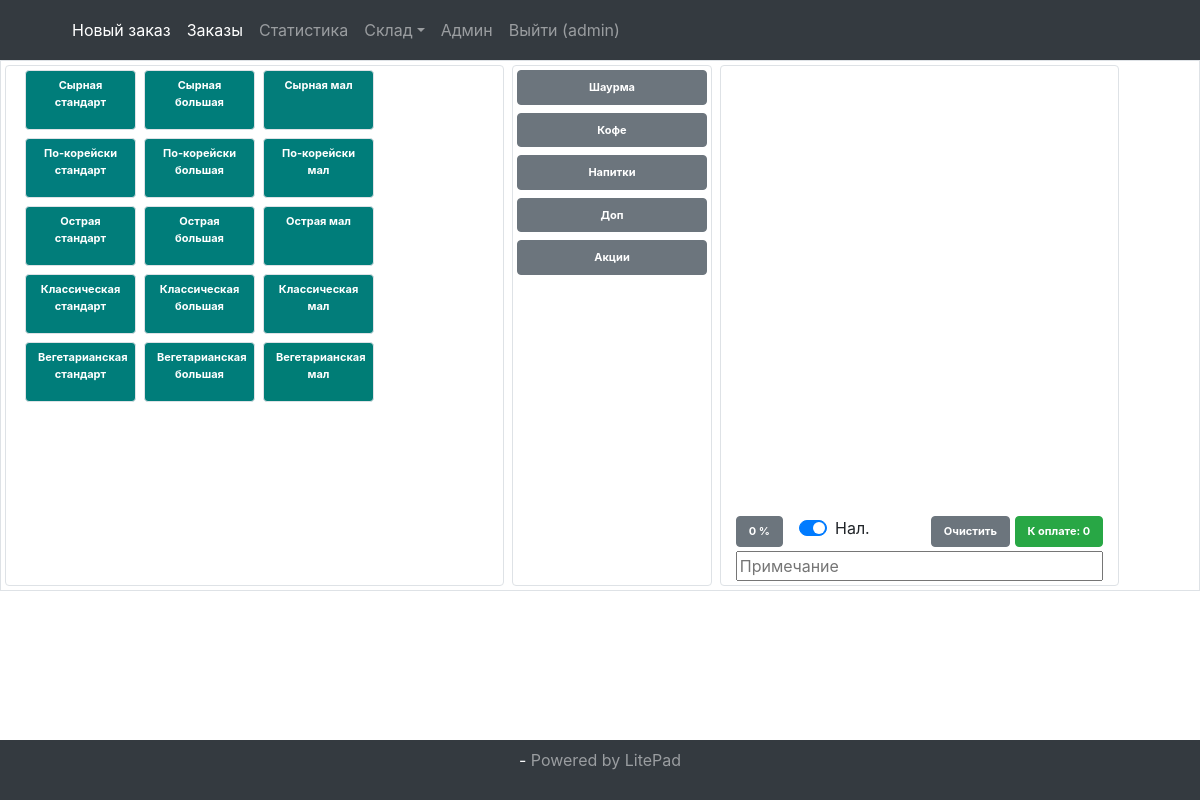
The app's page / (signed in) with its own data.
### orders/models.py (models this page shows, shortened)
class Product(models.Model):
    name = models.CharField(max_length=50, verbose_name='Название')
    description = models.CharField(max_length=150, blank=True, verbose_name='Описание')
    price = models.IntegerField(verbose_name='Цена')
    category = models.ForeignKey(ProductCategory, on_delete=models.CASCADE, verbose_name='Категория')
    color = ColorField(default='#6c757d')
    text_color = ColorField(default='#ffffff')
    class Meta:
        verbose_name = 'Продукт'
        verbose_name_plural = 'Продукты'

class ProductCategory(models.Model):
    name = models.CharField(max_length=50, verbose_name='Название')
    class Meta:
        verbose_name = 'Категория'
        verbose_name_plural = 'Категории'

### orders/views.py (the view)
# urls.py: path('', views.neworder),
def neworder(request):
    if request.method == 'POST':
        form = NewOrderForm(request.POST)
        if form.is_valid():
            order = Order.objects.create(**form.cleaned_data)
            for post_item in form.data:
                if post_item.isdigit():
                    OrderDetail.objects.create(order_id=order, product_id=Product.objects.get(pk=int(post_item)),
                                               count=int(form.data[post_item]))
    else:
        form = NewOrderForm()
    products = Product.objects.all()
    categories = ProductCategory.objects.all()
    data = {
        'title': 'Новый заказ',
        'products': products,
        'categories': categories,
        'form': form,
    }
    return render(request, 'orders/neworder.html', data)

### orders/forms.py
class NewOrderForm(forms.ModelForm):
    class Meta:
        model = Order
        fields = ['discount', 'pay_type', 'cost', 'user', 'description']

### templates/orders/neworder.html (shortened to what this page needs)
{% extends 'orders/base.html' %}
{% load static %}
{% block content %}
    <div class="container-fluid">
        <div class="row border">
            <div class="col-md-5 m-1 border rounded">
                <div class="container">
                    <div class="row">
                        {% for item in products %}
                            <div>
                                <a id="{{ item.id }}" class="cat-{{ item.category.id }} btn btn-product btn-block
                                 product m-1 border" href="#" role="button" data-price="{{ item.price }}"
                                   style="background-color:{{ item.color }}; color:{{ item.text_color }};">{{ item.name }}
                                </a>
                            </div>
                        {% endfor %}
                    </div>
                </div>
            </div>
            <div class="col-2 m-1 p-1 border rounded" id="category">
                {% for item in categories %}
                    <a class="btn btn-block btn-secondary p-2 category" href="#" role="button" id="cat-{{ item.id }}">{{ item.name }}</a>
                {% endfor %}
            </div>
            <div class="col-4 m-1 border rounded">
                <form id="mainform" action="{% url 'neworder' %}" method="post">
                    <div class="container">
                        <div class="row orders">
                            <form action="{% url 'neworder' %}" method="post">
                                <table id="cart" class="w-100 maincart">
                                    <tbody>
                                    </tbody>
                                </table>
                            </form>
                        </div>
                        <div class="row mb-1">
                            <div>
                                <button type="button" class="btn btn-secondary mr-auto" id="discount" data-container="body"
                                        data-toggle="popover" data-html="true" data-placement="top" data-content="<hr>
                                        <a href='#' onclick='discount(0);'>Без скидки</a><br><hr><a href='#' onclick='discount(10);'>10%</a>
                                        <br><hr><a href='#' onclick='discount(20);'>20%</a>
                                        <br><hr><a href='#' onclick='discount(30);'>30%</a>
                                        <br><hr><a href='#' onclick='discount(50);'>50%</a><br>
                                        <hr><a href='#' onclick='discount(100);'>100%</a><br>
                                        <hr>" data-discount="0">0 %
                                </button>
                            </div>
                            <div class="custom-control custom-switch ml-3">
                                <label id="pay_type_label" for="id_pay_type" class="custom-control-label">Нал.</label>
                            </div>
                            <div class="ml-auto">
                                <button type="button" class="btn btn-secondary" onclick="clearCart();">Очистить</button>
                                <button id="cost" type="submit" class="btn btn-success" data-cost="0">К оплате: 0</button>
                            </div>
                        </div>
                        <div class="row mb-1">
                            <input id="id_description" name="description" type="text" size="80" style="width: 100%" placeholder="Примечание">
                        </div>
                    </div>
                </form>
            </div>
        </div>
    </div>
{% endblock %}

### templates/orders/base.html (shortened to what this page needs)
{% load static %}
<!DOCTYPE html>
<html lang="en">
<head>
    <link rel="stylesheet" href="https://cdn.jsdelivr.net/npm/bootstrap@4.5.3/dist/css/bootstrap.min.css">
    <link rel="stylesheet" href="{% static '/css/main.css' %}">
</head>
<body>
    {% include 'inc/_nav.html' %}
    {% if user.is_authenticated %}
    {% block content %}{% endblock %}
    {% else %}
        {% include 'inc/_login.html' %}
    {% endif %}
    {% include 'inc/_footer.html' %}
</body>
</html>

### templates/inc/_nav.html (shortened to what this page needs)
    <nav class="navbar main-navbar navbar-expand-sm navbar-dark bg-dark">
      <div class="collapse navbar-collapse" id="navbarsExample03">
        <ul class="navbar-nav mr-auto">
          <li class="nav-item active">
              <a class="nav-link" href="{% url 'neworder' %}">Новый заказ<span class="sr-only">/neworder/</span></a>
          </li>
          <li class="nav-item active">
            <a class="nav-link" href="{% url 'orders' %}">Заказы</a>
          </li>
          <li class="nav-item">
            <a class="nav-link" href="{% url 'stat' %}">Статистика</a>
          </li>
          {% ifequal user.groups.all.0.name 'Admin' %}
          <li class="nav-item dropdown">
            <a class="nav-link dropdown-toggle" href="#" id="dropdown03" data-toggle="dropdown" aria-haspopup="true" aria-expanded="false">Склад</a>
          </li>
          <li class="nav-item">
            <a class="nav-link" href="/admin/" target="_blank">Админ</a>
          </li>
          {% endifequal %}
          <li class="nav-item">
            {% if user.is_authenticated %}
            <a class="nav-link" href="{% url 'logout' %}">Выйти ({{ user.username }})</a>
            {% else %}
            <a class="nav-link" href="{% url 'login' %}">Вход</a>
            {% endif %}
          </li>
        </ul>
      </div>
    </nav>

### templates/inc/_footer.html
    <footer class="footer bg-dark">
        <div class="container text-center mt-2">
            <span class="text-light">{{ site_settings.title }} - {{ site_settings.address }}
                <a class="foot" href="http://litepad.ru" target="_blank">Powered by LitePad</a>
            </span>
        </div>
    </footer>

### orders/static/css/main.css (style rules this page uses)
html { position: relative; min-height: 100%; }
body { margin-bottom: 60px; }
footer { position: absolute; bottom: 0; width: 100%; height: 60px; background-color: #343a40; }
.btn { font-size: 11px; font-weight: bold; }
.btn-product { width: 111px !important; height: 60px !important; }
.main-navbar { min-height: 60px; }
.orders { min-height: 450px; }
.maincart { height: 20px; }
.footer a:link { color: #9a9da0; !important text-decoration: none; }

### records on screen
Product: name "Сырная стандарт"
Product: name "Сырная большая"
Product: name "Сырная мал"
Product: name "По-корейски стандарт"
Product: name "По-корейски большая"
Product: name "По-корейски мал"
Product: name "Острая стандарт"
Product: name "Острая большая"
Product: name "Острая мал"
Product: name "Классическая стандарт"
Product: name "Классическая большая"
Product: name "Классическая мал"
Product: name "Вегетарианская стандарт"
Product: name "Вегетарианская большая"
Product: name "Вегетарианская мал"
ProductCategory: name "Шаурма"
ProductCategory: name "Кофе"
ProductCategory: name "Напитки"
ProductCategory: name "Доп"
ProductCategory: name "Акции"

### other values on screen
{{ user.username }} "admin"
